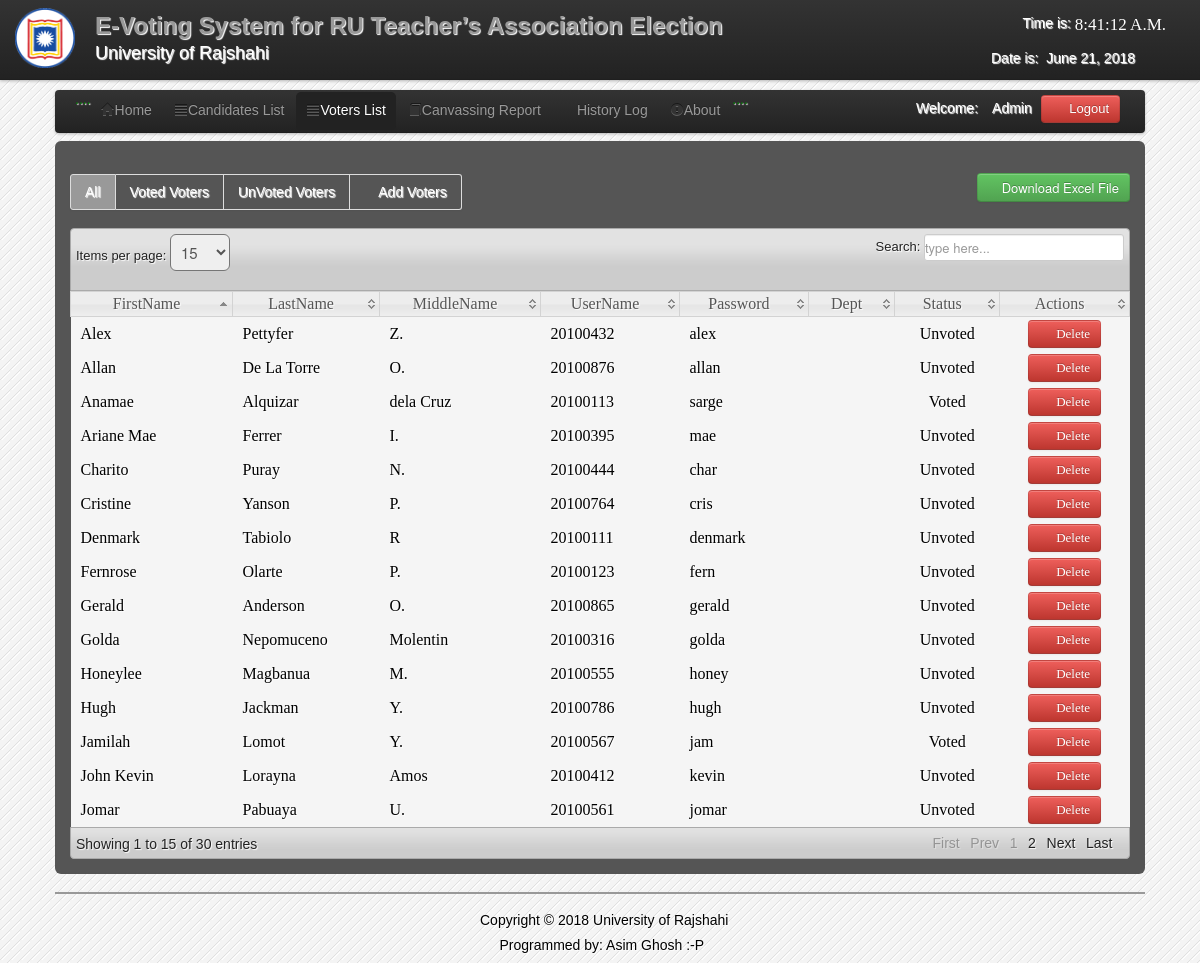
Page /admin/voter_list.php (signed in) on the committed database.
### tables this page shows
CREATE TABLE IF NOT EXISTS `users` (
  `User_id` int(11) NOT NULL AUTO_INCREMENT,
  `FirstName` varchar(100) NOT NULL,
  `LastName` varchar(100) NOT NULL,
  `UserName` varchar(100) NOT NULL,
  `Password` varchar(100) NOT NULL,
  `User_Type` varchar(50) NOT NULL,
  PRIMARY KEY (`User_id`)
);

CREATE TABLE IF NOT EXISTS `voters` (
  `VoterID` int(11) NOT NULL AUTO_INCREMENT,
  `FirstName` varchar(150) NOT NULL,
  `LastName` varchar(150) NOT NULL,
  `MiddleName` varchar(100) NOT NULL,
  `Username` varchar(100) NOT NULL,
  `Password` varchar(100) NOT NULL,
  `Year` varchar(100) NOT NULL,
  `Status` varchar(20) NOT NULL,
  PRIMARY KEY (`VoterID`)
);

### admin/session.php (called while the page is built, shortened)
		<?php
	$id_session=$_SESSION['id'];
?>

### admin/voter_list.php (the view, shortened to what this page needs)
<?php
	$link=mysqli_connect("localhost","root","");
	mysqli_select_db($link,"evote");
	include('session.php');
	include('header.php');
?>
</head>
<body>
<?php include('nav_top.php'); ?>
<div class="wrapper">
<div class="home_body">
<div class="navbar">
	<div class="navbar-inner">
	<div class="container">
	<ul class="nav nav-pills">
	  <li>....</li>
	  <li><a href="home.php"><i class="icon-home icon-large"></i>Home</a></li>
	  <li><a  href="candidate_list.php"><i class="icon-align-justify icon-large"></i>Candidates List</a></li>
	  <li class="active"><a  href="voter_list.php"><i class="icon-align-justify icon-large"></i>Voters List</a></li>
		 <li><a  href="canvassing_report.php"><i class="icon-book icon-large"></i>Canvassing Report</a></li>
		    <li><a  href="History.php"><i class="icon-table icon-large"></i>History Log</a>
		   <li><a data-toggle="modal" href="#about"><i class="icon-exclamation-sign icon-large"></i>About</a></li>
		   <li>....</li>
	 </ul>
	<form class="navbar-form pull-right">
		<?php
			$result=mysqli_query($link,"select * from users where User_id='$id_session'");
			$row=mysqli_fetch_array($result);
		?>
	<font color="white">Welcome:<i class="icon-user-md"></i><?php echo $row['User_Type']; ?></font>
	<a class="btn btn-danger" id="logout" data-toggle="modal" href="#myModal"><i class="icon-off"></i>&nbsp;Logout</a>
	</form>
	</div>
	</div>
	</div>
	<div id="element" class="hero-body">
		    <div class="pagination">
    <ul>
    <li  class="active"><a href="voter_list.php"><font color="white">All</font></a></li>
    <li  class=""><a href="Voted_voters.php"><font color="white">Voted Voters</font></a></li>
    <li  class=""><a href="Unvoted_voters.php"><font color="white">UnVoted Voters</font></a></li>
    <li  class=""><a href="new_voter.php"><font color="white"><i class="icon-plus icon-large"></i>Add Voters</font></a></li>
    </ul>
    </div>
	<div class="excel_button">
			<form method="POST" action="excel_voter.php">
	<button id="excel" class="btn btn-success" name="save"><i class="icon-download icon-large"></i>Download Excel File</button>
	</form>
	</div>
	<table class="users-table">
<div class="demo_jui">
		<table cellpadding="0" cellspacing="0" border="0" class="display" id="log" class="jtable">
			<thead>
				<tr>
				<th>FirstName</th>
				<th>LastName</th>
				<th>MiddleName</th>
				<th>UserName</th>
				<th>Password</th>
				<th>Dept</th>
				<th>Status</th>
				<th>Actions</th>
				</tr>
			</thead>
			<tbody>
<?php
	 $voter_query=mysqli_query($link,"select  * from voters");
		while($voter_rows=mysqli_fetch_array($voter_query)){
			$id=$voter_rows['VoterID'];
?>
<tr class="del<?php echo $id ?>">
	<td><?php echo $voter_rows['FirstName']; ?></td>
	<td><?php echo $voter_rows['LastName']; ?></td>
	<td><?php echo $voter_rows['MiddleName']; ?></td>
	<td><?php echo $voter_rows['Username']; ?></td>
	<td><?php echo $voter_rows['Password']; ?></td>
	<td align="center"><?php echo $voter_rows['Dept']; ?></td>
	<td align="center"><?php echo $voter_rows['Status']; ?></td>
	<td align="center"><a class="btn btn-danger1"  id="<?php echo $id; ?>">  <i class="icon-trash icon-large"></i>&nbsp;Delete</a>
	</tr>
<?php
	}
?>
			</tbody>
		</table>
	</div>
	<?php include('footer.php')?>
</div>
</div>
</body>
</html>

### admin/css/datatable/demo_table_jui.css (style rules this page uses)
table.display thead th { cursor: pointer; padding: 3px 0 3px 10px; }
table.display { border-collapse: collapse; clear: both; margin: 0 auto; width: 100%; }
table.display td { padding: 3px 10px; }
tr.odd { background-color: #f5f5f5; }
tr.even { background-color: #f5f5f5; }
tr.odd td.sorting_1 { background-color: f5f5f5; }
tr.even td.sorting_1 { background-color: f5f5f5; }

### admin/css/Home.css (style rules this page uses)
* { margin:0; padding:0; }
body { font-family:"Trebuchet MS", "Myriad Pro", Arial, sans-serif; font-size:14px; background-color: #fff; background:#f4f4f4 url(../images/bg.gif) repeat top left; text-shadow:1px 1px 1px #fff; background-position: 0 0px; }
.wrapper { width:1090px; margin:10px auto; }

### rows in the picture
users: User_Type "Admin"
voters: FirstName "Golda", LastName "Nepomuceno", MiddleName "Molentin", Username "20100316", Password "golda", Status "Unvoted"
voters: FirstName "John Kevin", LastName "Lorayna", MiddleName "Amos", Username "20100412", Password "kevin", Status "Unvoted"
voters: FirstName "Denmark", LastName "Tabiolo", MiddleName "R", Username "20100111", Password "denmark", Status "Unvoted"
voters: FirstName "Charito", LastName "Puray", MiddleName "N.", Username "20100444", Password "char", Status "Unvoted"
voters: FirstName "Honeylee", LastName "Magbanua", MiddleName "M.", Username "20100555", Password "honey", Status "Unvoted"
voters: FirstName "Fernrose", LastName "Olarte", MiddleName "P.", Username "20100123", Password "fern", Status "Unvoted"
voters: FirstName "Ariane Mae", LastName "Ferrer", MiddleName "I.", Username "20100395", Password "mae", Status "Unvoted"
voters: FirstName "Jamilah", LastName "Lomot", MiddleName "Y.", Username "20100567", Password "jam", Status "Voted"
voters: FirstName "Allan", LastName "De La Torre", MiddleName "O.", Username "20100876", Password "allan", Status "Unvoted"
voters: FirstName "Hugh", LastName "Jackman", MiddleName "Y.", Username "20100786", Password "hugh", Status "Unvoted"
voters: FirstName "Gerald", LastName "Anderson", MiddleName "O.", Username "20100865", Password "gerald", Status "Unvoted"
voters: FirstName "Alex", LastName "Pettyfer", MiddleName "Z.", Username "20100432", Password "alex", Status "Unvoted"
voters: FirstName "Cristine", LastName "Yanson", MiddleName "P.", Username "20100764", Password "cris", Status "Unvoted"
voters: FirstName "Jomar", LastName "Pabuaya", MiddleName "U.", Username "20100561", Password "jomar", Status "Unvoted"
voters: FirstName "Anamae", LastName "Alquizar", MiddleName "dela Cruz", Username "20100113", Password "sarge", Status "Voted"
